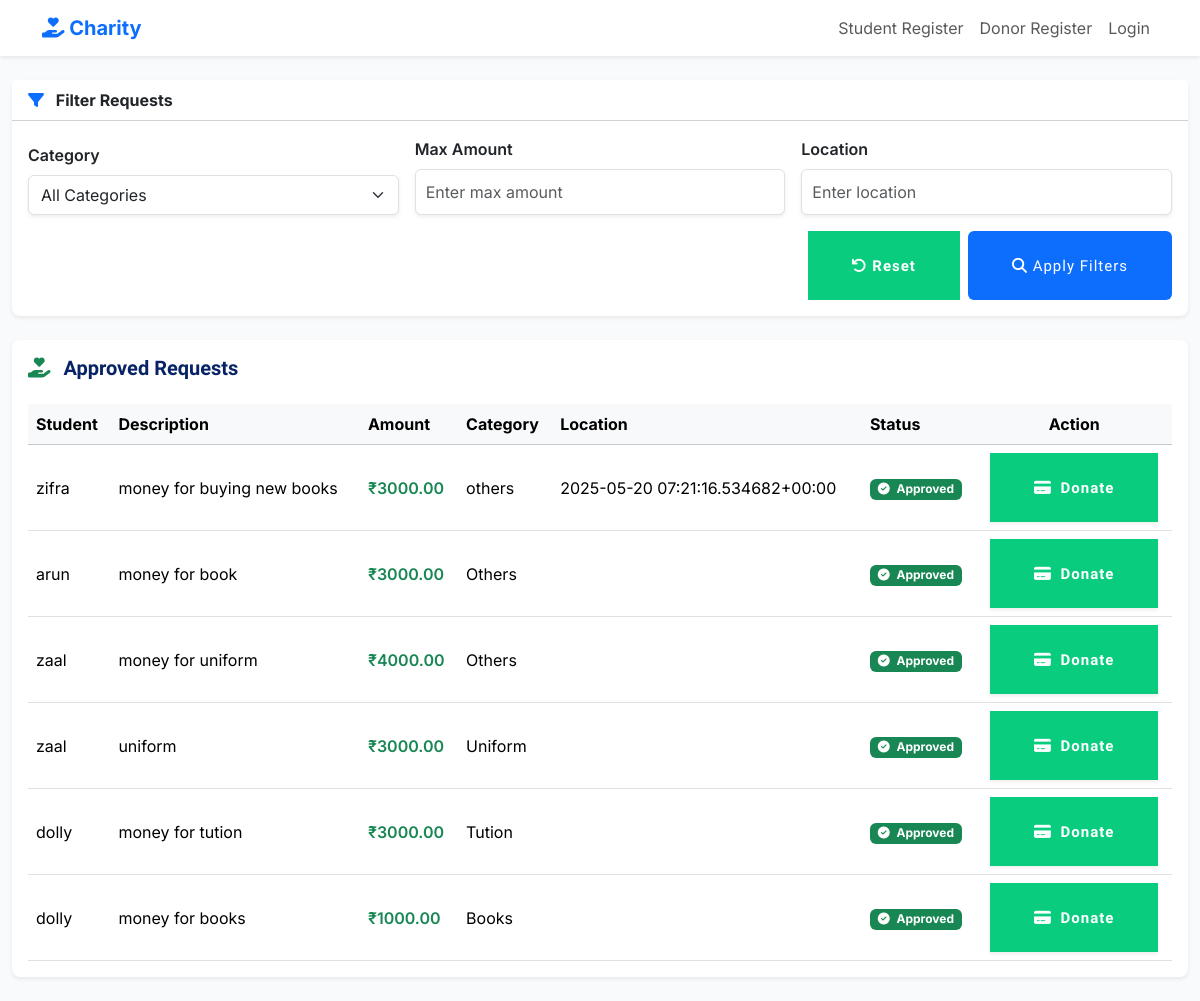
The page /donation/ on the database as committed earlier.
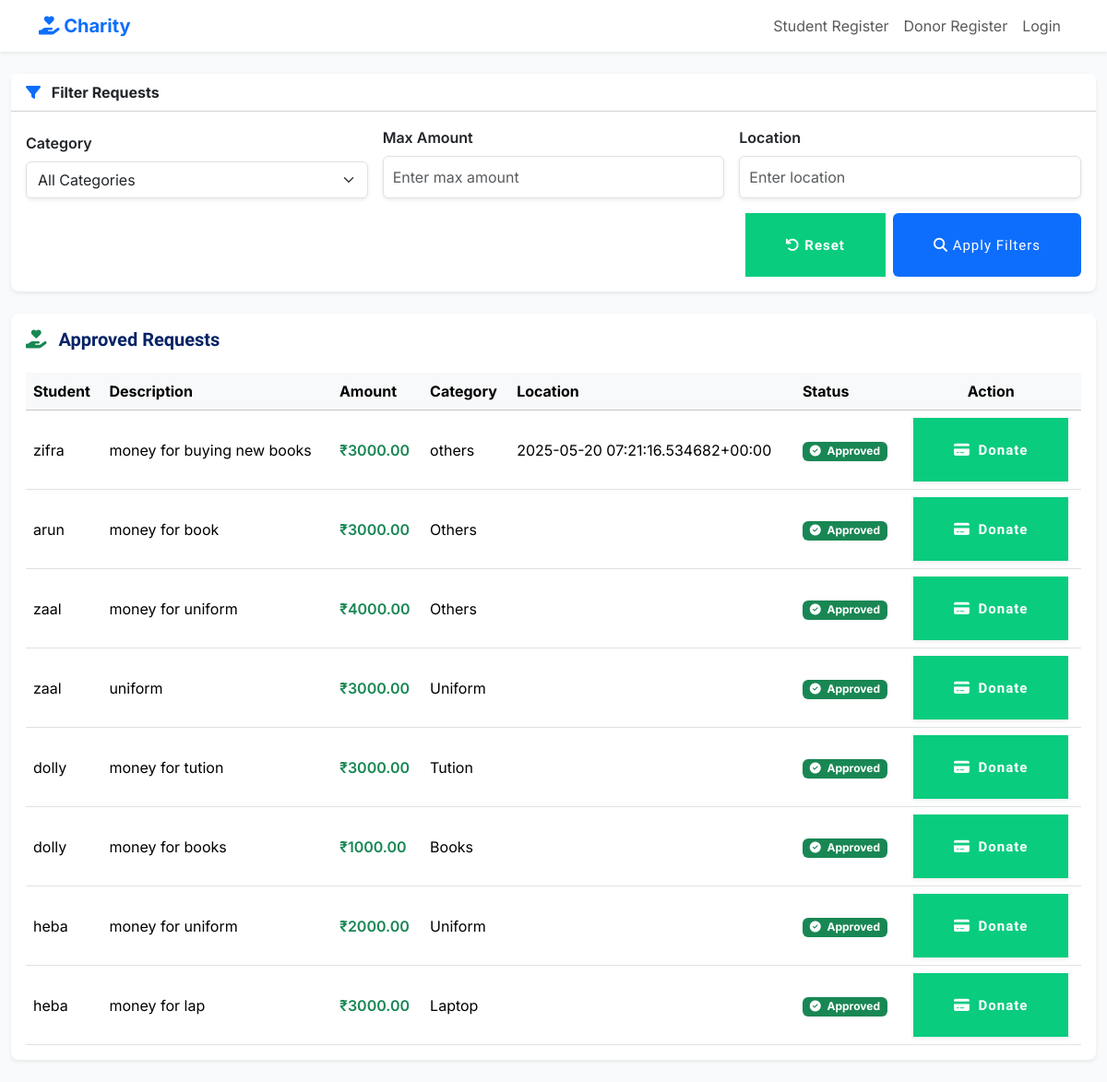
The same page on the database as committed later.
### donation/models.py (models this page shows)
class Donation_request(models.Model):
    CATOGERY_CHOICES=[
          ('Books','Books'),
           ('Tution','Tution'),
           ('Uniform','Uniform'),
           ('Laptop','Laptop'),
           ('Others','Others'),
    ]
    stud=models.ForeignKey(Student,on_delete=models.CASCADE)
    catogery=models.CharField(max_length=20,choices=CATOGERY_CHOICES,default='Others')
    description=models.TextField()
    amount_needed=models.DecimalField(max_digits=10, decimal_places=2)
    location=models.CharField(max_length=100)
    id_document=models.FileField(upload_to='documents/id_docs/', null=True, blank=True)
    income_certificate=models.FileField(upload_to='documents/income_certs/', null=True, blank=True)
    status=models.CharField(max_length=20,choices=[('pending', 'Pending'),('approved', 'Approved'),('rejected', 'Rejected')], default='pending')
    created_at=models.DateTimeField(auto_now_add=True)

class Student(models.Model):
    user=models.OneToOneField('CoustomUser',on_delete=models.CASCADE)
    name=models.CharField(max_length=200)
    age=models.IntegerField()
    email=models.EmailField(max_length=40)
    contact_number=models.IntegerField()
    address=models.TextField()

### donation/views.py (the view)
# urls.py: path('',include('donation.urls'))
def donation(request):
    category = request.GET.get('category')
    max_amount = request.GET.get('max_amount')
    location = request.GET.get('location')
    requests = Donation_request.objects.all()
    if category:
        requests = requests.filter(catogery=category)
    if max_amount:
        requests = requests.filter(amount_needed__lte=max_amount)
    if location:
        requests = requests.filter(location__icontains=location)
    return render(request, 'donation.html', {'requests':requests})

### templates/donation.html (shortened to what this page needs)
{% extends "homepage.html" %}
{% block content %}
<!DOCTYPE html>
<html lang="en">
<head>
</head>
<body>
    <div class="container-fluid py-4" style="font-family: 'Inter', sans-serif;">
  <div class="card shadow-sm border-0 rounded-3 mb-4">
    <div class="card-header bg-white fw-bold text-dark">
      <i class="fas fa-filter me-2 text-primary"></i> Filter Requests
    </div>
    <div class="card-body">
      <form method="GET" action="" class="row g-3 align-items-end">
        <div class="col-md-4">
          <label for="category" class="form-label fw-semibold">Category</label>
          <select name="category" id="category" class="form-select shadow-sm">
            <option value="">All Categories</option>
          </select>
        </div>
        <div class="col-md-4">
          <label for="max_amount" class="form-label fw-semibold">Max Amount</label>
          <input type="number" name="max_amount" id="max_amount" class="form-control shadow-sm"
                 value="{{ request.GET.max_amount }}" placeholder="Enter max amount">
        </div>
        <div class="col-md-4">
          <label for="location" class="form-label fw-semibold">Location</label>
          <input type="text" name="location" id="location" class="form-control shadow-sm"
                 value="{{ request.GET.location }}" placeholder="Enter location">
        </div>
        <div class="col-12 d-flex justify-content-end mt-3 gap-2">
          <a href="{% url 'donation' %}" class="btn btn-outline-secondary">
            <i class="fas fa-undo"></i> Reset
          </a>
          <button type="submit" class="btn btn-primary">
            <i class="fas fa-search"></i> Apply Filters
          </button>
        </div>
      </form>
    </div>
  </div>
  <div class="card shadow-sm border-0 rounded-3">
    <div class="card-body">
      <h5 class="mb-4 fw-bold">
        <i class="fas fa-hand-holding-heart text-success me-2"></i> Approved Requests
      </h5>
      <div class="table-responsive">
        <table class="table table-hover align-middle mb-0">
          <thead class="table-light">
            <tr>
              <th>Student</th>
              <th>Description</th>
              <th>Amount</th>
              <th>Category</th>
              <th>Location</th>
              <th>Status</th>
              <th class="text-center">Action</th>
            </tr>
          </thead>
          <tbody>
            {% for req in requests %}
              {% if req.status == 'approved' %}
              <tr>
                <td>{{ req.stud.name }}</td>
                <td>{{ req.description }}</td>
                <td class="fw-semibold text-success">₹{{ req.amount_needed }}</td>
                <td>{{ req.catogery }}</td>
                <td>{{ req.location }}</td>
                <td>
                  <span class="badge bg-success">
                    <i class="fas fa-check-circle me-1"></i> Approved
                  </span>
                </td>
                <td class="text-center">
                  <a href="{% url 'create_order' req.id %}" class="btn btn-success btn-sm shadow-sm">
                    <i class="fas fa-credit-card me-1"></i> Donate
                  </a>
                </td>
              </tr>
              {% endif %}
            {% empty %}
            <tr>
              <td colspan="7" class="text-center text-muted">No approved requests found.</td>
            </tr>
            {% endfor %}
          </tbody>
        </table>
      </div>
    </div>
  </div>
</div>
</body>
</html>
{% endblock %}

Rows that differ between the two databases and show on the page:
added Donation_request: stud.name "heba", description "money for uniform", amount_needed "2000.00", catogery "Uniform"
added Donation_request: stud.name "heba", description "money for lap", amount_needed "3000.00", catogery "Laptop"
